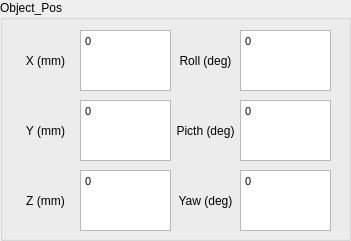
   <widget class="QGroupBox" name="groupBox_9">
    <property name="geometry">
     <rect>
      <x>890</x>
      <y>610</y>
      <width>351</width>
      <height>241</height>
     </rect>
    </property>
    <property name="title">
     <string>Object_Pos</string>
    </property>
    <widget class="QLabel" name="label_43">
     <property name="geometry">
      <rect>
       <x>10</x>
       <y>100</y>
       <width>71</width>
       <height>61</height>
      </rect>
     </property>
     <property name="text">
      <string>Y (mm)</string>
     </property>
     <property name="alignment">
      <set>Qt::AlignmentFlag::AlignCenter</set>
     </property>
    </widget>
    <widget class="QTextEdit" name="Pitch_OBJ">
     <property name="enabled">
      <bool>true</bool>
     </property>
     <property name="geometry">
      <rect>
       <x>240</x>
       <y>100</y>
       <width>91</width>
       <height>61</height>
      </rect>
     </property>
     <property name="font">
      <font>
       <pointsize>8</pointsize>
      </font>
     </property>
     <property name="html">
      <string>&lt;!DOCTYPE HTML PUBLIC &quot;-//W3C//DTD HTML 4.0//EN&quot; &quot;http://www.w3.org/TR/REC-html40/strict.dtd&quot;&gt;
&lt;html&gt;&lt;head&gt;&lt;meta name=&quot;qrichtext&quot; content=&quot;1&quot; /&gt;&lt;meta charset=&quot;utf-8&quot; /&gt;&lt;style type=&quot;text/css&quot;&gt;
p, li { white-space: pre-wrap; }
hr { height: 1px; border-width: 0; }
li.unchecked::marker { content: &quot;\2610&quot;; }
li.checked::marker { content: &quot;\2612&quot;; }
&lt;/style&gt;&lt;/head&gt;&lt;body style=&quot; font-family:'Segoe UI'; font-size:8pt; font-weight:400; font-style:normal;&quot;&gt;
&lt;p style=&quot; margin-top:0px; margin-bottom:0px; margin-left:0px; margin-right:0px; -qt-block-indent:0; text-indent:0px;&quot;&gt;&lt;span style=&quot; font-family:'MS Shell Dlg 2';&quot;&gt;0&lt;/span&gt;&lt;/p&gt;&lt;/body&gt;&lt;/html&gt;</string>
     </property>
    </widget>
    <widget class="QTextEdit" name="Yaw_OBJ">
     <property name="enabled">
      <bool>true</bool>
     </property>
     <property name="geometry">
      <rect>
       <x>240</x>
       <y>170</y>
       <width>91</width>
       <height>61</height>
      </rect>
     </property>
     <property name="font">
      <font>
       <pointsize>8</pointsize>
      </font>
     </property>
     <property name="html">
      <string>&lt;!DOCTYPE HTML PUBLIC &quot;-//W3C//DTD HTML 4.0//EN&quot; &quot;http://www.w3.org/TR/REC-html40/strict.dtd&quot;&gt;
&lt;html&gt;&lt;head&gt;&lt;meta name=&quot;qrichtext&quot; content=&quot;1&quot; /&gt;&lt;meta charset=&quot;utf-8&quot; /&gt;&lt;style type=&quot;text/css&quot;&gt;
p, li { white-space: pre-wrap; }
hr { height: 1px; border-width: 0; }
li.unchecked::marker { content: &quot;\2610&quot;; }
li.checked::marker { content: &quot;\2612&quot;; }
&lt;/style&gt;&lt;/head&gt;&lt;body style=&quot; font-family:'Segoe UI'; font-size:8pt; font-weight:400; font-style:normal;&quot;&gt;
&lt;p style=&quot; margin-top:0px; margin-bottom:0px; margin-left:0px; margin-right:0px; -qt-block-indent:0; text-indent:0px;&quot;&gt;&lt;span style=&quot; font-family:'MS Shell Dlg 2';&quot;&gt;0&lt;/span&gt;&lt;/p&gt;&lt;/body&gt;&lt;/html&gt;</string>
     </property>
    </widget>
    <widget class="QLabel" name="label_39">
     <property name="geometry">
      <rect>
       <x>170</x>
       <y>30</y>
       <width>71</width>
       <height>61</height>
      </rect>
     </property>
     <property name="text">
      <string>Roll (deg)</string>
     </property>
     <property name="alignment">
      <set>Qt::AlignmentFlag::AlignCenter</set>
     </property>
    </widget>
    <widget class="QLabel" name="label_38">
     <property name="geometry">
      <rect>
       <x>170</x>
       <y>170</y>
       <width>71</width>
       <height>61</height>
      </rect>
     </property>
     <property name="text">
      <string>Yaw (deg)</string>
     </property>
     <property name="alignment">
      <set>Qt::AlignmentFlag::AlignCenter</set>
     </property>
    </widget>
    <widget class="QTextEdit" name="Z_OBJ">
     <property name="enabled">
      <bool>true</bool>
     </property>
     <property name="geometry">
      <rect>
       <x>80</x>
       <y>170</y>
       <width>91</width>
       <height>61</height>
      </rect>
     </property>
     <property name="font">
      <font>
       <pointsize>8</pointsize>
      </font>
     </property>
     <property name="html">
      <string>&lt;!DOCTYPE HTML PUBLIC &quot;-//W3C//DTD HTML 4.0//EN&quot; &quot;http://www.w3.org/TR/REC-html40/strict.dtd&quot;&gt;
&lt;html&gt;&lt;head&gt;&lt;meta name=&quot;qrichtext&quot; content=&quot;1&quot; /&gt;&lt;meta charset=&quot;utf-8&quot; /&gt;&lt;style type=&quot;text/css&quot;&gt;
p, li { white-space: pre-wrap; }
hr { height: 1px; border-width: 0; }
li.unchecked::marker { content: &quot;\2610&quot;; }
li.checked::marker { content: &quot;\2612&quot;; }
&lt;/style&gt;&lt;/head&gt;&lt;body style=&quot; font-family:'Segoe UI'; font-size:8pt; font-weight:400; font-style:normal;&quot;&gt;
&lt;p style=&quot; margin-top:0px; margin-bottom:0px; margin-left:0px; margin-right:0px; -qt-block-indent:0; text-indent:0px;&quot;&gt;&lt;span style=&quot; font-family:'MS Shell Dlg 2';&quot;&gt;0&lt;/span&gt;&lt;/p&gt;&lt;/body&gt;&lt;/html&gt;</string>
     </property>
    </widget>
    <widget class="QTextEdit" name="Y_OBJ">
     <property name="enabled">
      <bool>true</bool>
     </property>
     <property name="geometry">
      <rect>
       <x>80</x>
       <y>100</y>
       <width>91</width>
       <height>61</height>
      </rect>
     </property>
     <property name="font">
      <font>
       <pointsize>8</pointsize>
      </font>
     </property>
     <property name="html">
      <string>&lt;!DOCTYPE HTML PUBLIC &quot;-//W3C//DTD HTML 4.0//EN&quot; &quot;http://www.w3.org/TR/REC-html40/strict.dtd&quot;&gt;
&lt;html&gt;&lt;head&gt;&lt;meta name=&quot;qrichtext&quot; content=&quot;1&quot; /&gt;&lt;meta charset=&quot;utf-8&quot; /&gt;&lt;style type=&quot;text/css&quot;&gt;
p, li { white-space: pre-wrap; }
hr { height: 1px; border-width: 0; }
li.unchecked::marker { content: &quot;\2610&quot;; }
li.checked::marker { content: &quot;\2612&quot;; }
&lt;/style&gt;&lt;/head&gt;&lt;body style=&quot; font-family:'Segoe UI'; font-size:8pt; font-weight:400; font-style:normal;&quot;&gt;
&lt;p style=&quot; margin-top:0px; margin-bottom:0px; margin-left:0px; margin-right:0px; -qt-block-indent:0; text-indent:0px;&quot;&gt;&lt;span style=&quot; font-family:'MS Shell Dlg 2';&quot;&gt;0&lt;/span&gt;&lt;/p&gt;&lt;/body&gt;&lt;/html&gt;</string>
     </property>
    </widget>
    <widget class="QLabel" name="label_42">
     <property name="geometry">
      <rect>
       <x>10</x>
       <y>170</y>
       <width>71</width>
       <height>61</height>
      </rect>
     </property>
     <property name="text">
      <string>Z (mm)</string>
     </property>
     <property name="alignment">
      <set>Qt::AlignmentFlag::AlignCenter</set>
     </property>
    </widget>
    <widget class="QTextEdit" name="Roll_OBJ">
     <property name="enabled">
      <bool>true</bool>
     </property>
     <property name="geometry">
      <rect>
       <x>240</x>
       <y>30</y>
       <width>91</width>
       <height>61</height>
      </rect>
     </property>
     <property name="font">
      <font>
       <pointsize>8</pointsize>
      </font>
     </property>
     <property name="html">
      <string>&lt;!DOCTYPE HTML PUBLIC &quot;-//W3C//DTD HTML 4.0//EN&quot; &quot;http://www.w3.org/TR/REC-html40/strict.dtd&quot;&gt;
&lt;html&gt;&lt;head&gt;&lt;meta name=&quot;qrichtext&quot; content=&quot;1&quot; /&gt;&lt;meta charset=&quot;utf-8&quot; /&gt;&lt;style type=&quot;text/css&quot;&gt;
p, li { white-space: pre-wrap; }
hr { height: 1px; border-width: 0; }
li.unchecked::marker { content: &quot;\2610&quot;; }
li.checked::marker { content: &quot;\2612&quot;; }
&lt;/style&gt;&lt;/head&gt;&lt;body style=&quot; font-family:'Segoe UI'; font-size:8pt; font-weight:400; font-style:normal;&quot;&gt;
&lt;p style=&quot; margin-top:0px; margin-bottom:0px; margin-left:0px; margin-right:0px; -qt-block-indent:0; text-indent:0px;&quot;&gt;&lt;span style=&quot; font-family:'MS Shell Dlg 2';&quot;&gt;0&lt;/span&gt;&lt;/p&gt;&lt;/body&gt;&lt;/html&gt;</string>
     </property>
    </widget>
    <widget class="QTextEdit" name="X_OBJ">
     <property name="enabled">
      <bool>true</bool>
     </property>
     <property name="geometry">
      <rect>
       <x>80</x>
       <y>30</y>
       <width>91</width>
       <height>61</height>
      </rect>
     </property>
     <property name="font">
      <font>
       <pointsize>8</pointsize>
      </font>
     </property>
     <property name="html">
      <string>&lt;!DOCTYPE HTML PUBLIC &quot;-//W3C//DTD HTML 4.0//EN&quot; &quot;http://www.w3.org/TR/REC-html40/strict.dtd&quot;&gt;
&lt;html&gt;&lt;head&gt;&lt;meta name=&quot;qrichtext&quot; content=&quot;1&quot; /&gt;&lt;meta charset=&quot;utf-8&quot; /&gt;&lt;style type=&quot;text/css&quot;&gt;
p, li { white-space: pre-wrap; }
hr { height: 1px; border-width: 0; }
li.unchecked::marker { content: &quot;\2610&quot;; }
li.checked::marker { content: &quot;\2612&quot;; }
&lt;/style&gt;&lt;/head&gt;&lt;body style=&quot; font-family:'Segoe UI'; font-size:8pt; font-weight:400; font-style:normal;&quot;&gt;
&lt;p style=&quot; margin-top:0px; margin-bottom:0px; margin-left:0px; margin-right:0px; -qt-block-indent:0; text-indent:0px;&quot;&gt;&lt;span style=&quot; font-family:'MS Shell Dlg 2';&quot;&gt;0 &lt;/span&gt;&lt;/p&gt;&lt;/body&gt;&lt;/html&gt;</string>
     </property>
    </widget>
    <widget class="QLabel" name="label_40">
     <property name="geometry">
      <rect>
       <x>170</x>
       <y>100</y>
       <width>71</width>
       <height>61</height>
      </rect>
     </property>
     <property name="text">
      <string>Picth (deg)</string>
     </property>
     <property name="alignment">
      <set>Qt::AlignmentFlag::AlignCenter</set>
     </property>
    </widget>
    <widget class="QLabel" name="label_41">
     <property name="geometry">
      <rect>
       <x>10</x>
       <y>30</y>
       <width>71</width>
       <height>61</height>
      </rect>
     </property>
     <property name="text">
      <string>X (mm)</string>
     </property>
     <property name="alignment">
      <set>Qt::AlignmentFlag::AlignCenter</set>
     </property>
    </widget>
   </widget>
